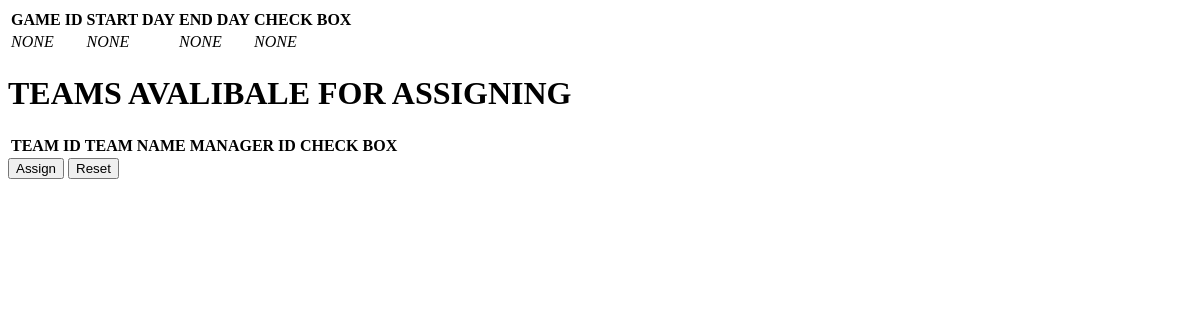
Before: /assign_game.php with the older database file.
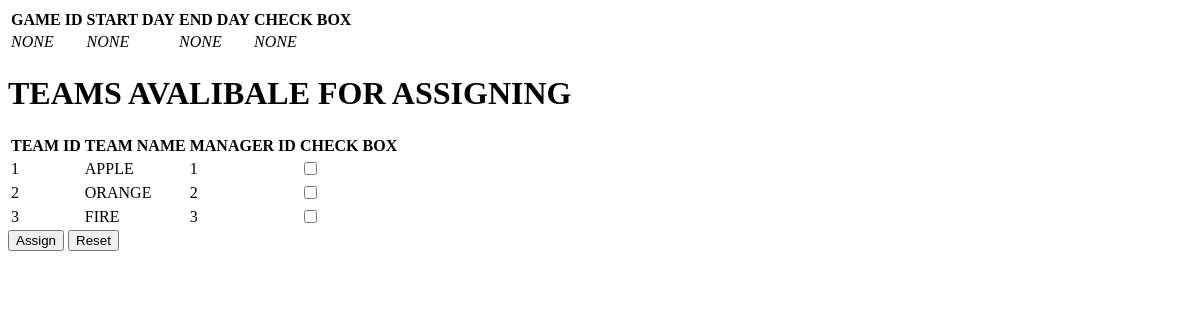
After: the same page with the newer database file.
### tables this page shows
CREATE TABLE TEAMS
(
  TEAM_ID INT(10) UNSIGNED NOT NULL AUTO_INCREMENT PRIMARY KEY,
  TMANAGER_ID INT(10) UNSIGNED NOT NULL,
  TEAM_NAME  VARCHAR(100),
  WIN TINYINT(3) UNSIGNED DEFAULT 0,
  LOSS TINYINT(3) UNSIGNED DEFAULT 0,

  FOREIGN KEY (TMANAGER_ID) REFERENCES MANAGER(MANAGER_ID)
);

### view_teams.php (the view, shortened to what this page needs)
<?php
      $link = mysqli_connect(DB_SERVER, DB_USERNAME, DB_PASSWORD, DB_NAME);
      $query ="SELECT
             TEAMS.TEAM_ID,
             TEAMS.TEAM_NAME,
             TEAMS.TMANAGER_ID
             FROM TEAMS
             ORDER BY TEAMS.TEAM_ID";
    $stmt = $link->prepare($query);
    $stmt->execute();
    $stmt->store_result();
    $stmt->bind_result(
    $TID,
    $TN,
    $TNM
  );
  while($stmt->fetch()){
    echo "<tr>\n";
    echo "<td>".$TID."</td>\n";
    echo "<td>".$TN."</td>\n";
    echo "<td>".$TNM."</td>\n";
    echo "<td><input type='checkbox' name='TEAMID[]' value='$TID' /></td>\n";
  }
?>

Changed rows visible on the page:
added teams: TEAM_ID "1", TEAM_NAME "APPLE", TMANAGER_ID "1"
added teams: TEAM_ID "2", TEAM_NAME "ORANGE", TMANAGER_ID "2"
added teams: TEAM_ID "3", TEAM_NAME "FIRE", TMANAGER_ID "3"
